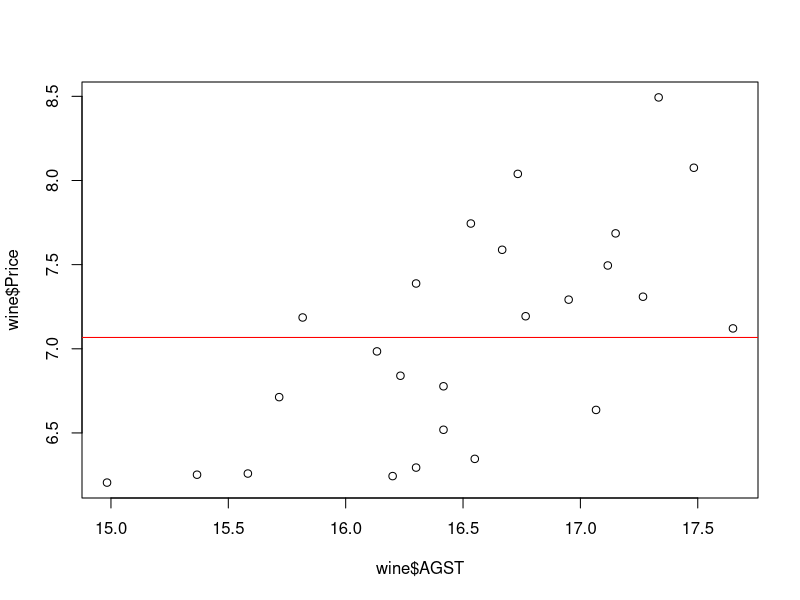
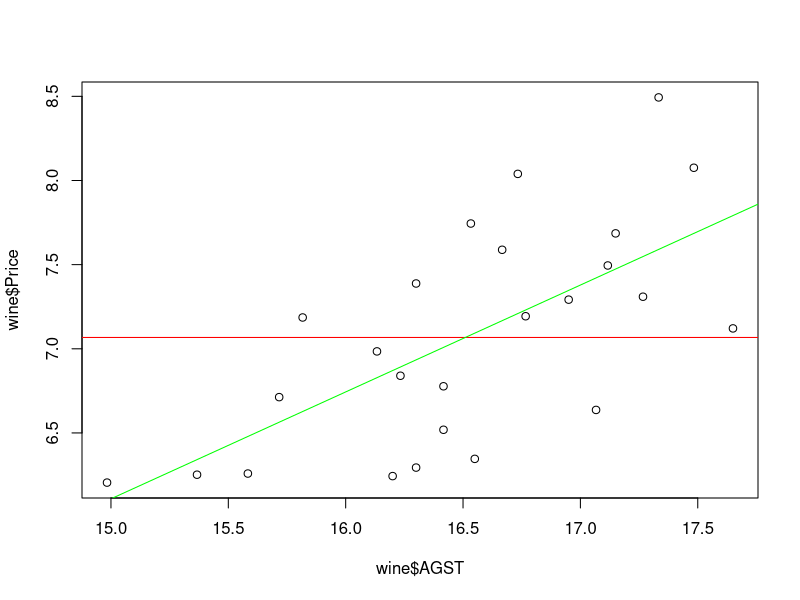
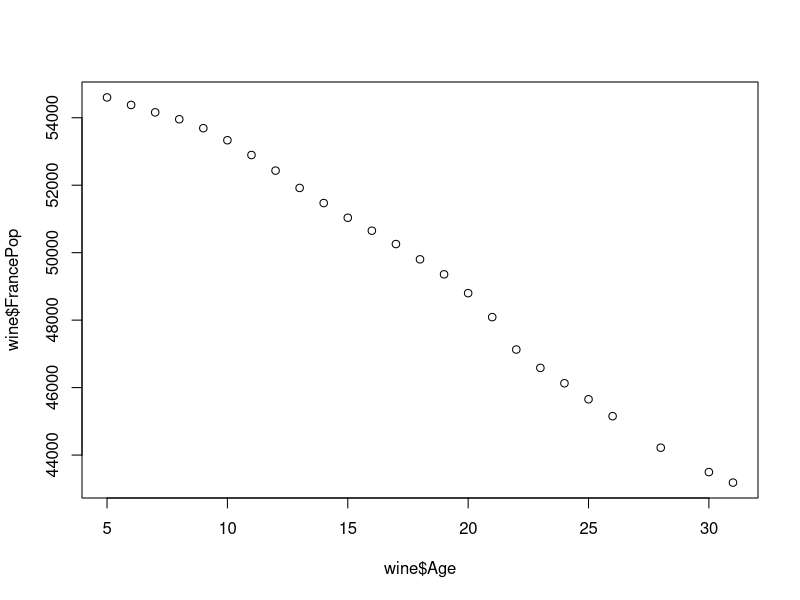

Reproduce these figures in R, in order.
## ---- chunk 1
wine = read.csv("Wine.csv")
str(wine)
## ---- chunk 2
summary(wine)
## ---- chunk 3
plot(wine$AGST, wine$Price)
abline(h = mean(wine$Price), col = "red")
## ---- chunk 4
model1 = lm(Price ~ AGST, data = wine)
summary(model1)
## ---- chunk 5
plot(wine$AGST, wine$Price)
abline(h = mean(wine$Price), col = "red")
abline(model1, col = "green")
## ---- chunk 6
SSE1 = sum(model1$residuals^2)
SSE1
## ---- chunk 7
model2 = lm(Price ~ AGST + HarvestRain, data = wine)
summary(model2)
## ---- chunk 8
SSE2 = sum(model2$residuals^2)
SSE2
## ---- chunk 9
model3 = lm(Price ~ AGST + HarvestRain + WinterRain + Age + FrancePop, data = wine)
summary(model3)
## ---- chunk 10
SSE3 = sum(model3$residuals^2)
SSE3
## ---- chunk 11
cor(wine)
## ---- chunk 12
plot(wine$Age, wine$FrancePop)
## ---- chunk 13
model4 = lm(Price ~ AGST + HarvestRain + WinterRain + Age, data = wine)
summary(model4)
## ---- chunk 14
model5 = lm(Price ~ AGST + HarvestRain + Age, data = wine)
summary(model5)
## ---- chunk 15
wineTest = read.csv("Wine_Test.csv")
str(wineTest)
## ---- chunk 16
predictTest = predict(model4, newdata = wineTest)
predictTest
## ---- chunk 17
SSE = sum((wineTest$Price - predictTest)^2)
SST = sum((wineTest$Price - mean(wine$Price))^2)
1 - SSE/SST
